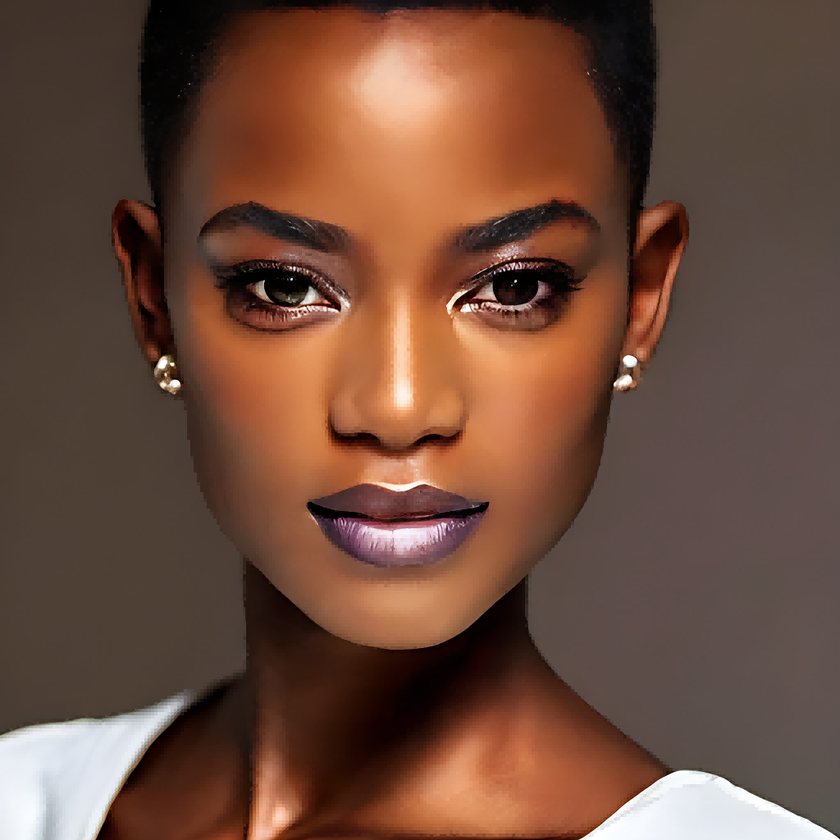
#> input picture 6.png, 840 x 840 px, shrunk from 1024 x 1024 before the run
$ python vectorizer.py 6.png out.png
#> lines starting #> are read from the running program, lines starting #| are printed output that depends on the picture
"""
vectorizer.py — Image-to-VKB Vectorizer
========================================
Converts a raster photograph or graphic into a compact VKB binary scene
using an adaptive quadtree subdivision algorithm.

Algorithm overview:
  1. Compute a structural gradient map (np.gradient) for edge orientation.
  2. Detect the dominant background colour from image border pixels.
  3. Recursively subdivide the image into quadtree cells:
       - Cells with low edge magnitude and colour variance stay large.
       - Cells near edges subdivide down to --block minimum size.
  4. Skip cells whose average colour matches the background (subject isolation).
  5. Pack each surviving cell as a 20-byte kernel record into a VKB file.

Usage:
    python vectorizer.py <input> <output.vkb> [--block N] [--max_block N]
"""
import argparse
import json
import struct
import numpy as np
from PIL import Image
import os
import gzip

def vectorize_image(input_path, output_path, block_size=10, max_block=32):
    """
    Vectorize *input_path* into a VKB scene saved at *output_path*.

    Parameters
    ----------
    input_path  : str   Path to a PNG or JPG source image.
    output_path : str   Destination path. ``.vkb`` produces a gzip-compressed
                        binary scene; ``.json`` produces a plain JSON scene.
    block_size  : int   Minimum quadtree cell size in pixels (default 10).
    max_block   : int   Maximum quadtree cell size in pixels (default 32).
                        Cells with low detail stop subdividing once they reach
                        this size, keeping flat areas compressed.
    """
#> called with input_path = '6.png', output_path = 'out.png', block_size = 7, max_block = 30
    print(f"Loading '{input_path}'...")
    img = Image.open(input_path).convert('RGB')
#> img is the input picture: PIL image 840x840 RGB; mean R, G, B 109.8, 75.9, 60.3
    arr = np.array(img, dtype=np.float32)
    h, w, _ = arr.shape
#> h = 840; w = 840

    print(f"Image size: {w}x{h}. Min block size: {block_size}")
#| Image size: 840x840. Min block size: 7

    # Compute Structural Image Gradients for edge-alignment orientation
    print("Pre-computing structural gradient vectors...")
    gray_img = np.array(img.convert('L'), dtype=float)
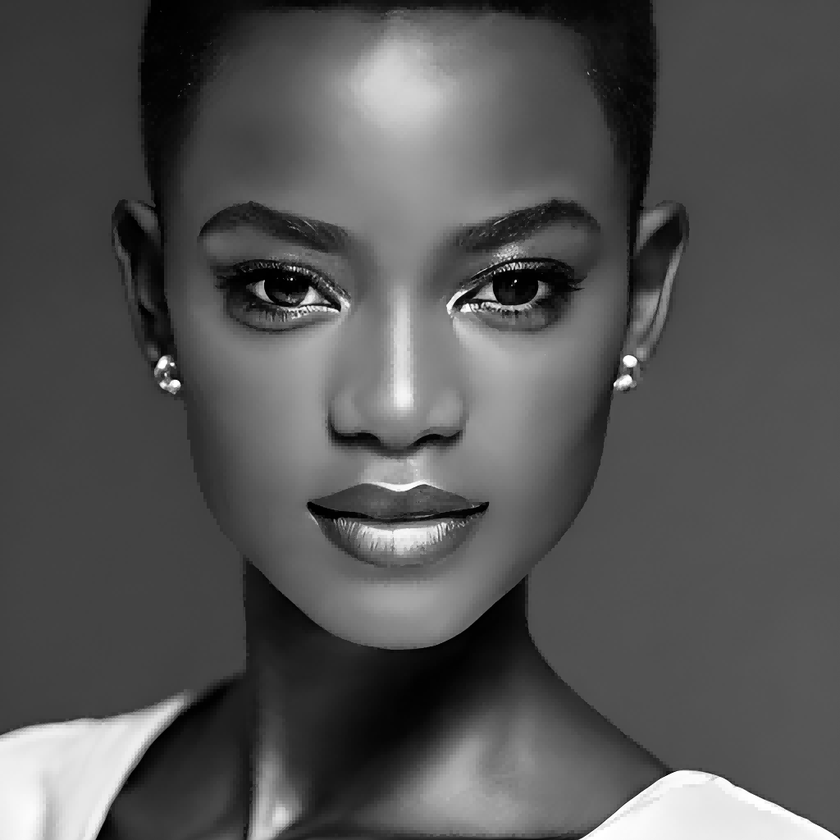
#> gray_img: shape (840, 840) float64; min 0, max 255, mean 84.2
    gy, gx = np.gradient(gray_img)
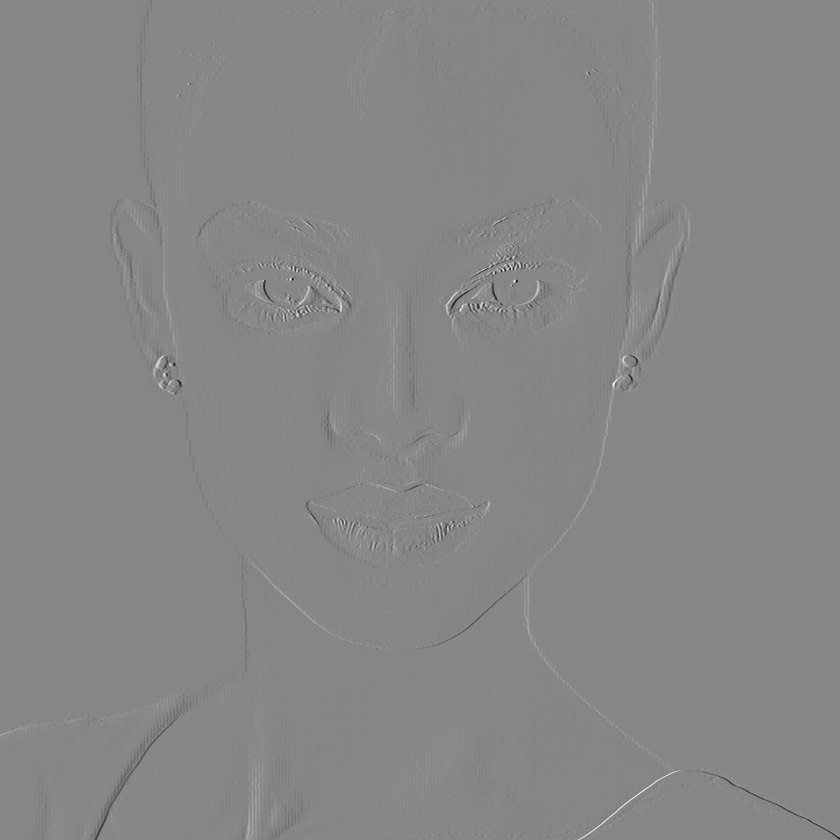
#> gx: shape (840, 840) float64; min -143, max 127.5, mean 0; drawn with min black and max white
    mag = np.sqrt(gx**2 + gy**2) # Recalculate magnitude after new gx, gy
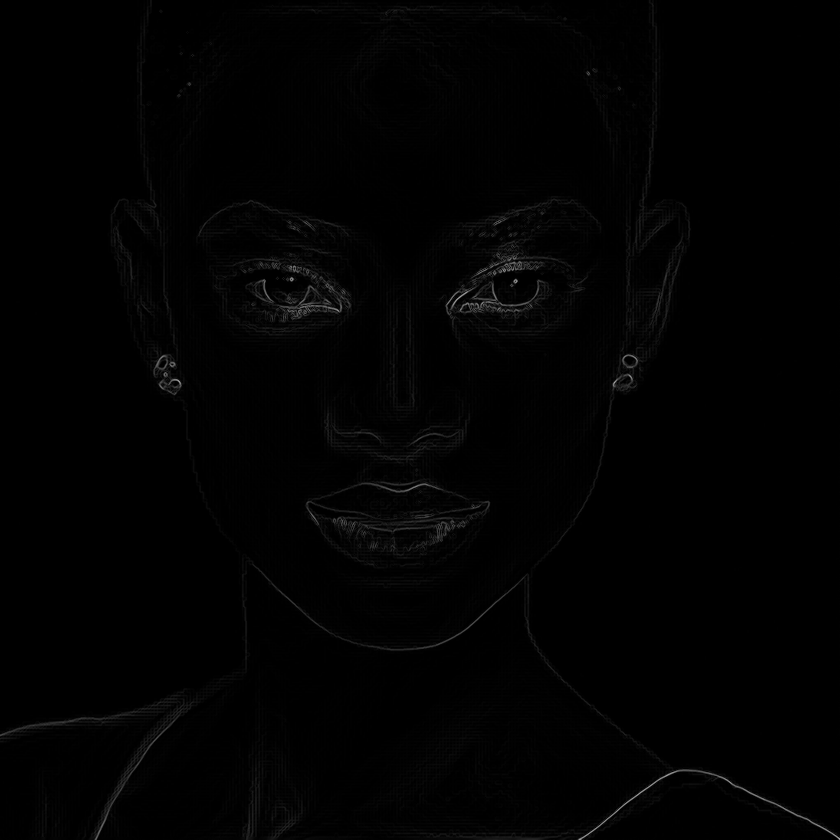
#> mag: shape (840, 840) float64; min 0, max 174.8, mean 2.1

    # Detect Background Color (Median of border pixels to avoid edge noise)
    border_pixels = np.concatenate([
        arr[0, :], arr[-1, :], arr[:, 0], arr[:, -1]
    ])
    detected_bg = np.median(border_pixels, axis=0)
#> detected_bg = [81, 61, 51]

    gray = np.dot(arr[...,:3], [0.2989, 0.5870, 0.1140])

    # Calculate gradients for edge detection
    gy, gx = np.gradient(gray)
    mag = np.sqrt(gx**2 + gy**2)

    nodes = []

    def subdivide(x_start, y_start, w_box, h_box, depth):
#> called with x_start = 0, y_start = 0, w_box = 840, h_box = 840, depth = 0
        if w_box <= 0 or h_box <= 0:
            return

        region = arr[y_start:y_start+h_box, x_start:x_start+w_box]
        region_mag = mag[y_start:y_start+h_box, x_start:x_start+w_box]

        # Adaptive detail detection:
        # Instead of strict max-min (which breaks on noise and gradients),
        # we check the Structural edge magnitude (m_mean, m_max) and standard color deviation.
        color_std = np.mean(np.std(region, axis=(0,1)))
#> color_std = 49.65
        m_mean = np.mean(region_mag)
#> m_mean = 2.08
        m_max = np.max(region_mag)
#> m_max = 174.9

        # Stop condition: If lacks sharp physical edges and heavy texture noise, keep block large!
        is_detail_low = (m_mean < 2.0) and (m_max < 8.0) and (color_std < 8.0)
#> is_detail_low = False

        if (is_detail_low and w_box <= max_block and h_box <= max_block) or w_box <= block_size or h_box <= block_size or depth >= 12:
            avg_color = np.mean(region, axis=(0,1))

            # Subject Isolation: Cull flat geometry matching the global background!
            if is_detail_low:
                color_dist = np.linalg.norm(avg_color - detected_bg)
                if color_dist < 8.0: # Tolerance for noise
                    return

            avg_gx = np.mean(gx[y_start:y_start+h_box, x_start:x_start+w_box])
            avg_gy = np.mean(gy[y_start:y_start+h_box, x_start:x_start+w_box])
            nodes.append((x_start, y_start, w_box, h_box, avg_color, avg_gx, avg_gy, m_mean))
        else:
            w1 = w_box // 2
#> w1 = 420
            w2 = w_box - w1
#> w2 = 420
            h1 = h_box // 2
#> h1 = 420
            h2 = h_box - h1
#> h2 = 420
            if w1 > 0 and h1 > 0: subdivide(x_start, y_start, w1, h1, depth+1)
#> call 3 of subdivide, with x_start = 0, y_start = 0, w_box = 210, h_box = 210, depth = 2
#> in subdivide (call 3), `region = arr[y_start:y_start+h_box, x_start:x_start+w_box]`:
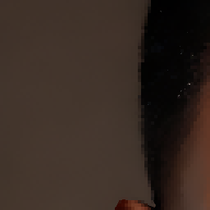
#> region: shape (210, 210, 3) float32; mean R, G, B 54.5, 41.7, 34.5
#> in subdivide (call 3), `color_std = np.mean(np.std(region, axis=(0,1)))`: color_std = 20.11
#> in subdivide (call 3), `m_mean = np.mean(region_mag)`: m_mean = 0.793
#> in subdivide (call 3), `m_max = np.max(region_mag)`: m_max = 52.97
#> call 4 of subdivide, with x_start = 0, y_start = 0, w_box = 105, h_box = 105, depth = 3
#> in subdivide (call 4), `region = arr[y_start:y_start+h_box, x_start:x_start+w_box]`:
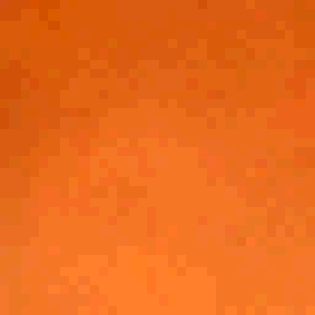
#> region: shape (105, 105, 3) float32 (shown 3 times larger); mean R, G, B 65.8, 51.8, 43.1; drawn with min black and max white
#> in subdivide (call 4), `region_mag = mag[y_start:y_start+h_box, x_start:x_start+w_box]`:
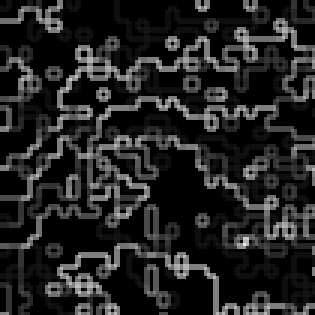
#> region_mag: shape (105, 105) float64 (shown 3 times larger); min 0, max 0.9, mean 0.139
#> in subdivide (call 4), `color_std = np.mean(np.std(region, axis=(0,1)))`: color_std = 1.35
#> in subdivide (call 4), `m_mean = np.mean(region_mag)`: m_mean = 0.139
#> in subdivide (call 4), `m_max = np.max(region_mag)`: m_max = 0.9
#> in subdivide (call 4), `is_detail_low = (m_mean < 2.0) and (m_max < 8.0) and (color_std < 8.0)`: is_detail_low = True
            if w2 > 0 and h1 > 0: subdivide(x_start+w1, y_start, w2, h1, depth+1)
            if w1 > 0 and h2 > 0: subdivide(x_start, y_start+h1, w1, h2, depth+1)
            if w2 > 0 and h2 > 0: subdivide(x_start+w1, y_start+h1, w2, h2, depth+1)

    print("Subdividing image via quadtree...")
    subdivide(0, 0, w, h, 0)
#> in subdivide (call 20), `region_mag = mag[y_start:y_start+h_box, x_start:x_start+w_box]`:
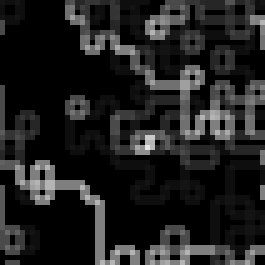
#> region_mag: shape (53, 53) float64 (shown 5 times larger); min 0, max 0.9, mean 0.124
#> in subdivide (call 20), `color_std = np.mean(np.std(region, axis=(0,1)))`: color_std = 0.621
#> in subdivide (call 20), `m_mean = np.mean(region_mag)`: m_mean = 0.124
#> in subdivide (call 20), `m_max = np.max(region_mag)`: m_max = 0.9
    print(f"Quadtree generated {len(nodes)} regions.")
#| Quadtree generated 5438 regions.

    kernels = []

    print("Generating geometry from quadtree regions...")
    for (nx, ny, nw, nh, color, agx, agy, amag) in nodes:
        cx = nx + nw / 2.0
        cy = ny + nh / 2.0

        # Calculate local gradient for angle alignment (brush stroke direction)
        mean_gx = np.mean(gx[ny:ny+nh, nx:nx+nw])
        mean_gy = np.mean(gy[ny:ny+nh, nx:nx+nw])
        # We want the brush stroke to be parallel to the edge, so we rotate 90 degrees from the gradient
        angle_rad = np.arctan2(mean_gy, mean_gx)
        angle_deg = (np.degrees(angle_rad) + 90.0) % 360.0

        # For exact raster reconstruction, we use 'bounds' to limit the stretch
        bound_x = nw / 2.0
        bound_y = nh / 2.0

        kernel = {
            'x': float(np.round(cx, 2)),
            'y': float(np.round(cy, 2)),
            'color': color.astype(int).tolist(),
            'angle': float(np.round(angle_deg, 2)),
            'bounds': [float(np.round(-bound_x, 2)), float(np.round(-bound_y, 2)), float(np.round(bound_x, 2)), float(np.round(bound_y, 2))]
        }
        kernels.append(kernel)
#> this loop made 5438 passes
#> (nx, ny, nw, nh, color, agx, agy, amag) on passes 1 to 3: (0, 0, 26, 26, [63.74, 49.79, 40.84], 0.0209, 0.0186, 0.118), (26, 0, 26, 26, [64.15, 50.16, 41.53], 0.00732, 0.0283, 0.119), (0, 26, 26, 26, [64.17, 50.21, 41.85], 0.0597, 0.0498, 0.152)

    print(f"Generated {len(kernels)} kernels.")
#| Generated 5438 kernels.

    # Use the isolated border median as the engine background exactly like traditional rasters!
    bg_color = detected_bg.astype(int).tolist()

    scene = {
        'width': w,
        'height': h,
        'background_color': [bg_color[0], bg_color[1], bg_color[2], 255],
        'layers': [{'blend_mode': 'normal', 'kernels': kernels}]
    }

    if output_path.endswith('.vkb'):
        print(f"Compressing to VKB6 binary: {output_path}...")
        with gzip.open(output_path, "wb") as f:
            # VKB6 Header: 4s (VKB6), H (w), H (h), B B B B (bg_rgba), I (total_count) = 16 bytes
            f.write(struct.pack('<4sHHBBBBI', b'VKB6', w, h, bg_color[0], bg_color[1], bg_color[2], 255, len(kernels)))

            # Group kernels by 8-bit prefix of 16-bit quantized XY
            groups = {}
            for k in kernels:
                # 16-bit quantization (0-65535)
                xq = int(np.clip(np.round(k['x'] / w * 65535), 0, 65535))
                yq = int(np.clip(np.round(k['y'] / h * 65535), 0, 65535))

                px, sx = xq >> 8, xq & 0xFF
                py, sy = yq >> 8, yq & 0xFF

                prefix = (px, py)
                if prefix not in groups:
                    groups[prefix] = []
                groups[prefix].append((sx, sy, k))

            for (px, py), k_list in groups.items():
                f.write(struct.pack('<BBH', px, py, len(k_list)))
                for sx, sy, k in k_list:
                    # Determine flags
                    flags = 0

                    # Use ceil to ensure quantized bounding box always covers the source pixels
                    hwq = int(np.clip(np.ceil(k['bounds'][2] / w * 65535), 0, 65535))
                    hhq = int(np.clip(np.ceil(k['bounds'][3] / h * 65535), 0, 65535))
                    # Default is now something unlikely to collide
                    if hwq != 1 or hhq != 1: flags |= 1

                    rgb = k['color']
                    if rgb[0] != 255 or rgb[1] != 255 or rgb[2] != 255: flags |= 2

                    alpha = int(k.get('alpha', 1.0) * 255)
                    if alpha != 255: flags |= 4

                    decay = int(k.get('clamp_decay', 0.0) * 255)
                    if decay != 0: flags |= 8

                    theta = int((k['angle'] / 360.0) * 255.0)
                    if theta != 0: flags |= 16

                    # Pack record
                    f.write(struct.pack('<B', flags))
                    f.write(struct.pack('<BB', sx, sy))

                    if flags & 1: f.write(struct.pack('<HH', hwq, hhq))
                    if flags & 2: f.write(struct.pack('<BBB', rgb[0], rgb[1], rgb[2]))
                    if flags & 4: f.write(struct.pack('<B', alpha))
                    if flags & 8: f.write(struct.pack('<B', decay))
                    if flags & 16: f.write(struct.pack('<B', theta))

        print(f"Saved VKB6 binary scene to {output_path}")
    else:
        with open(output_path, "w") as f:
            json.dump(scene, f, indent=2)
        print(f"Saved JSON VKE scene to {output_path}")

if __name__ == "__main__":
    parser = argparse.ArgumentParser(description="VKE Image Vectorizer")
    parser.add_argument("input_image", help="Path to input image (PNG/JPG)")
    parser.add_argument("output_json", help="Path to output VKE JSON file")
    parser.add_argument("--block", type=int, default=7, help="Minimum pixel size of each sampled block (default: 7)")
    parser.add_argument("--max_block", type=int, default=30, help="Maximum pixel size of a low-detail block (default: 30)")

    args = parser.parse_args()
    vectorize_image(args.input_image, args.output_json, args.block, args.max_block)
